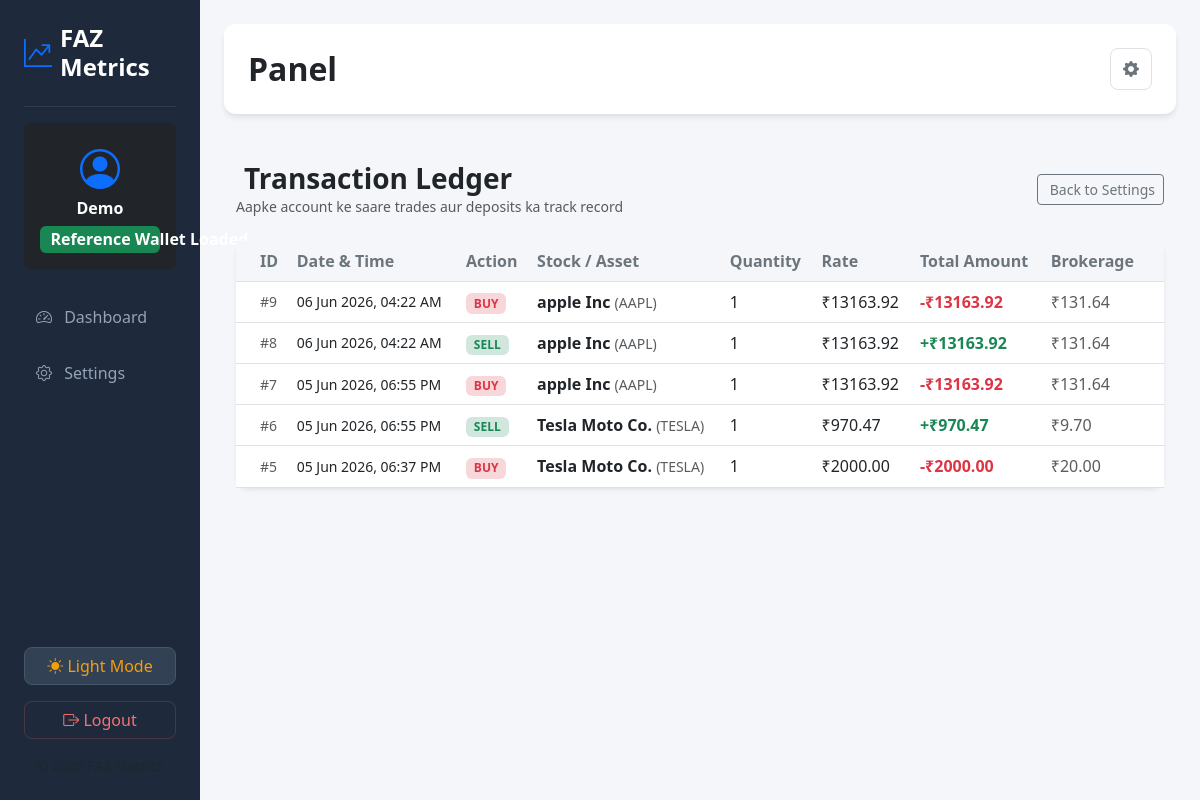
The page /stocks/settings/history/ (signed in) on the database as committed earlier.
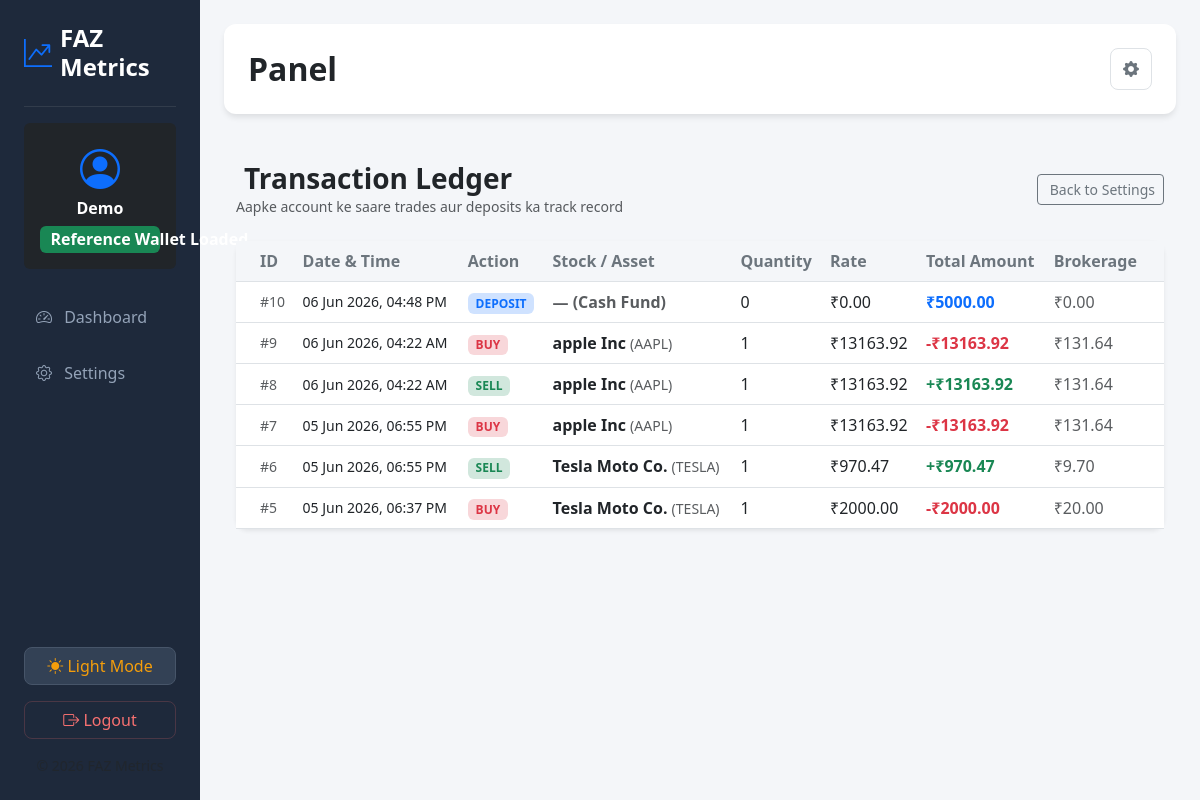
The same page on the database as committed later.
### stocks/models.py (models this page shows, shortened)
class Transaction(models.Model):
    TRANSACTION_TYPES = (
        ('BUY', 'Buy'),
        ('SELL', 'Sell'),
    )
    user = models.ForeignKey(User, on_delete=models.CASCADE)
    stock = models.ForeignKey(Stock, on_delete=models.CASCADE, null=True, blank=True)
    transaction_type = models.CharField(max_length=4, choices=TRANSACTION_TYPES)
    quantity = models.PositiveIntegerField()
    price_at_transaction = models.DecimalField(max_digits=10, decimal_places=2)
    total_amount = models.DecimalField(max_digits=12, decimal_places=2) # User ka Expense
    admin_commission = models.DecimalField(max_digits=10, decimal_places=2, default=0.00) # Admin ka profit
    timestamp = models.DateTimeField(auto_now_add=True)

class Stock(models.Model):
    ticker = models.CharField(max_length=10, unique=True) # e.g., AAPL, RELIANCE
    name = models.CharField(max_length=100)
    current_price = models.DecimalField(max_digits=10, decimal_places=2)
    initial_price = models.DecimalField(max_digits=10, decimal_places=2) # P&L calculate karne ke liye
    total_buy_count = models.PositiveIntegerField(default=0)
    total_sell_count = models.PositiveIntegerField(default=0)

### stocks/views.py (the view)
# urls.py: path('settings/history/', views.trade_history, name='trade_history'),
@login_required
def trade_history(request):
    history = Transaction.objects.filter(user=request.user).order_by('-id')
    return render(request, 'stocks/history.html', {'history': history})

### stocks/templates/stocks/history.html (shortened to what this page needs)
{% extends 'stocks/base.html' %}
{% block content %}
<div class="container mt-5">
    <div class="d-flex justify-content-between align-items-center mb-4">
        <div>
            <h3 class="fw-bold m-0">Transaction Ledger</h3>
            <p class="text-muted small m-0">Aapke account ke saare trades aur deposits ka track record</p>
        </div>
        <a href="{% url 'user_settings' %}" class="btn btn-outline-secondary btn-sm">
             Back to Settings
        </a>
    </div>
    <div class="card shadow-sm border-0">
        <div class="card-body p-0">
            <div class="table-responsive">
                <table class="table table-hover align-middle m-0">
                    <thead class="table-light">
                        <tr>
                            <th class="ps-4">ID</th>
                            <th>Date & Time</th>
                            <th>Action</th>
                            <th>Stock / Asset</th>
                            <th>Quantity</th>
                            <th>Rate</th>
                            <th>Total Amount</th>
                            <th class="pe-4">Brokerage</th>
                        </tr>
                    </thead>
                    <tbody>
                        {% for log in history %}
                        <tr>
                            <td class="ps-4 text-muted small">#{{ log.id }}</td>
                            <td class="small">{{ log.timestamp|date:"d M Y, h:i A" }}</td>
                            <td>
                                {% if log.transaction_type == 'BUY' %}
                                    <span class="badge bg-danger-subtle text-danger px-2.5 py-1.5 fw-semibold">BUY</span>
                                {% elif log.transaction_type == 'SELL' %}
                                    <span class="badge bg-success-subtle text-success px-2.5 py-1.5 fw-semibold">SELL</span>
                                {% else %}
                                    <span class="badge bg-primary-subtle text-primary px-2.5 py-1.5 fw-semibold">DEPOSIT</span>
                                {% endif %}
                            </td>
                            <td class="fw-bold text-dark">
                                {% if log.stock %}
                                    {{ log.stock.name }} <span class="text-muted small fw-normal">({{ log.stock.ticker }})</span>
                                {% else %}
                                    <span class="text-muted italic">— (Cash Fund)</span>
                                {% endif %}
                            </td>
                            <td>{{ log.quantity|default:"0" }}</td>
                            <td>₹{{ log.price_at_transaction|default:"0.00" }}</td>
                            <td class="fw-bold {% if log.transaction_type == 'SELL' %}text-success{% elif log.transaction_type == 'BUY' %}text-danger{% else %}text-primary{% endif %}">
                                {% if log.transaction_type == 'SELL' %}+{% elif log.transaction_type == 'BUY' %}-{% endif %}₹{{ log.total_amount }}
                            </td>
                            <td class="pe-4 text-muted">₹{{ log.admin_commission }}</td>
                        </tr>
                        {% endfor %}
                    </tbody>
                </table>
            </div>
        </div>
    </div>
</div>
{% endblock %}

### stocks/templates/stocks/base.html (shortened to what this page needs)
<!DOCTYPE html>
<html lang="en">
<head>
    <link href="https://cdn.jsdelivr.net/npm/bootstrap@5.3.0/dist/css/bootstrap.min.css" rel="stylesheet">
    <link rel="stylesheet" href="https://cdn.jsdelivr.net/npm/bootstrap-icons@1.11.1/font/bootstrap-icons.css">
</head>
<body>
<div class="container-fluid">
    <div class="row">
        <div class="col-md-3 col-lg-2 sidebar p-4 d-flex flex-column justify-content-between">
            <div>
                <div class="d-flex align-items-center mb-4 gap-2">
                    <i class="bi bi-graph-up-arrow text-primary fs-3"></i>
                    <h4 class="m-0 fw-bold text-white">FAZ Metrics</h4>
                </div>
                <hr class="text-secondary">
                <div class="bg-dark p-3 rounded mb-4 text-center">
                    <div class="fs-1 text-primary"><i class="bi bi-person-circle"></i></div>
                    <h6 class="m-0 fw-bold text-white">{{ request.user.username }}</h6>
                    <span class="badge bg-success w-100 fs-6 mt-2">Reference Wallet Loaded</span>
                </div>
                <ul class="nav flex-column">
                    <li class="nav-item"><a class="nav-link {% block active_dash %}{% endblock %}" href="/stocks/dashboard/"><i class="bi bi-speedometer2 me-2"></i> Dashboard</a></li>
                    <li class="nav-item"><a class="nav-link {% block active_settings %}{% endblock %}" href="/stocks/settings/"><i class="bi bi-gear me-2"></i> Settings</a></li>
                </ul>
            </div>
            <div>
                <button class="btn theme-toggle-btn w-100 mb-3 rounded-3" id="themeToggleBtn" onclick="toggleThemeMode()">
                    <i class="bi bi-sun-fill" id="themeIcon"></i> <span id="themeText">Light Mode</span>
                </button>
                <a class="btn btn-logout w-100 mb-3 rounded-3" href="/stocks/logout/"><i class="bi bi-box-arrow-right"></i> Logout</a>
                <p class="text-muted small text-center m-0">© 2026 FAZ Metrics</p>
            </div>
        </div>
        <div class="col-md-9 col-lg-10 p-4">
            <div class="d-flex justify-content-between align-items-center mb-4 card p-4 flex-row">
                <div>
                    <h2 class="fw-bold m-0">{% block header_title %}Panel{% endblock %}</h2>
                </div>
                <div class="dropdown">
                    <button class="btn btn-settings-header" type="button" data-bs-toggle="dropdown"><i class="bi bi-gear-fill"></i></button>
                </div>
            </div>
            {% block content %}
            {% endblock %}
        </div>
    </div>
</div>
</body>
</html>

### stocks/templates/stocks/base.html (style rules this page uses)
:root { --bg-body: #f4f6f9; --bg-card: #ffffff; --text-main: #212529; --text-muted: #6c757d; --border-color: #dee2e6; }
body { font-family: 'Segoe UI', sans-serif; background-color: var(--bg-body); color: var(--text-main); transition: background-color 0.3s, color 0.3s; }
.sidebar { min-height: 100vh; background: #1e293b; color: #fff; }
.sidebar .nav-link { color: #94a3b8; border-radius: 8px; margin-bottom: 8px; padding: 12px; transition: all 0.2s; }
.card { border: none; border-radius: 12px; background-color: var(--bg-card); box-shadow: 0 4px 6px -1px rgba(0,0,0,0.1); }
.btn-logout { color: #f87171; border: 1px solid rgba(248, 113, 113, 0.2); transition: all 0.3s; }
.theme-toggle-btn { background: #334155; color: #f59e0b; border: 1px solid #475569; }
.btn-settings-header { color: var(--text-muted); border: 1px solid var(--border-color); background-color: var(--bg-card); padding: 8px 12px; border-radius: 8px; }
.table { color: var(--text-main) !important; }
.table th { background-color: var(--bg-body) !important; color: var(--text-muted) !important; border-bottom-color: var(--border-color) !important; }
.table td { background-color: var(--bg-card) !important; border-bottom-color: var(--border-color) !important; }

Rows that differ between the two databases and show on the page:
added Transaction: id "10", timestamp "06 Jun 2026, 04:48 PM", transaction_type "DEPOSIT", shows "— (Cash Fund)", quantity "0", price_at_transaction "0.00", total_amount "5000.00", admin_commission "0.00"
